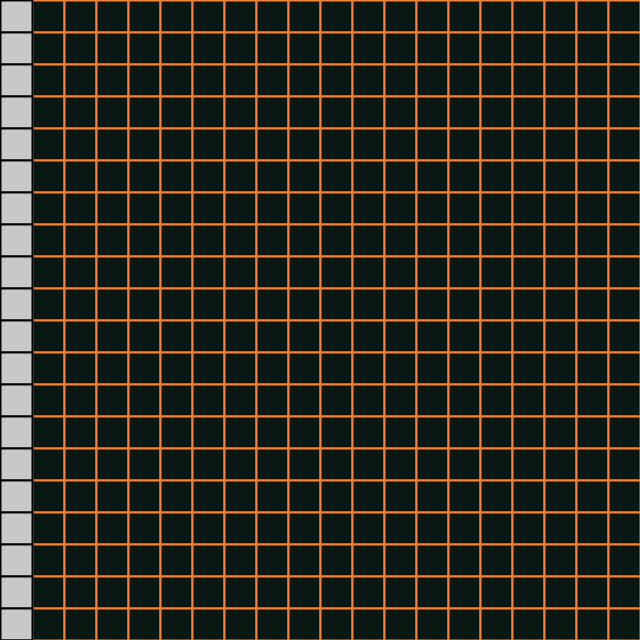
Frame 1 (no input)
Frame 60 (the mouse pressed at the canvas centre just before this capture): identical to frame 1, image omitted
Frame 120 (the mouse held since frame 60 and released just before this capture): identical to frame 1, image omitted

The Processing sketch that drew this single still picture (run headless with seeded random() and noise(); from frame 60 on, the mouse is pressed at the canvas centre):

// Processing sketch: processing_97868
// ── processing_97868.pde

static Box[] boxes;
static int partitions = 20;
Grid g;

void setup() {
  //size(displayWidth, displayWidth);
  size(640, 640);
  int num = 35;
  g = new Grid(partitions);
  boxes = new Box[num];
  for(int i=0; i<num; i++) {
    boxes[i] = new Box(0, i*width/partitions, width/partitions);
  }
}

void draw() {
  background(153);
  g.display();
  for(int i=0; i<boxes.length; i++) {
    boxes[i].update();
    boxes[i].display();
  }
  
  
  
  fill(0);
}

void mouseReleased()  {
  for(int i=0; i<boxes.length; i++) {
    boxes[i].release();
  }
}

void mousePressed()  {
  for(int i=0; i<boxes.length; i++) {
    boxes[i].press();
  }
}
class Box {

  Point location;
  int boxWidth;
  boolean pressed;

  Box(int x, int y, int boxWidth) {
    location = new Point(x, y);

    this.boxWidth = boxWidth;
  }

  void release()
  {
    pressed = false;
  }

  void press()
  {
    if (overBox())
    {
      pressed = true;
    }
  }

  void update() {

    if (pressed) {
      location.x = mouseX - boxWidth/8;
      location.y = mouseY - boxWidth/8;
    }

    alignToBox();
  }

  void alignToBox()
  {
    for (int r = 0; r < width; r += width/partitions)
    {
      for (int c = 0; c < height; c += height/partitions)
      {
        if ( (location.x > r) && (location.x < r + width/partitions) && (location.y > c) && (location.y < c + height/partitions))
        {
          location.x = r;
          location.y = c;
        }
      }
    }
  }

  //TODO add what happens when another box is put on top of another
  boolean unoccupied()
  {
    return false;
  }

  boolean overBox() {
    if (mouseX >= location.x && mouseX <= location.x+boxWidth && mouseY >= location.y && mouseY <= location.y + boxWidth) {
      return true;
    } 
    else {
      return false;
    }
  }

  void display() {
    fill(200);
    stroke(0);
    if (pressed) {
      fill(100, 10, 10, 100);
      rect(location.x, location.y, boxWidth, boxWidth);
      fill(200);
      rect(location.x - 5, location.y - 5, boxWidth, boxWidth);
      fill(200, 50);
      line(location.x - 5, location.y - 5, location.x+boxWidth - 5, location.y+boxWidth - 5);
      line(location.x - 5, location.y+boxWidth - 5, location.x+boxWidth - 5, location.y - 5);
    }
    else
    {
      rect(location.x, location.y, boxWidth, boxWidth);
    }
  }
}

class Grid
{
  int partitionSize;
  
  Grid(int partitionSize)
  {
    this.partitionSize = partitionSize;
  }
  
  void display()
  {
    fill(10,24, 20);
    stroke(250,130, 50);
    strokeWeight(2);
    for(int r = 0; r < width; r += width/partitionSize)
    {
      for(int c = 0; c < height; c += height/partitionSize)
      {
        rect(r,c, width/partitionSize, height/partitionSize);
      }
    }
  }
    
}
class Point
{

  float x;
  float y;

  Point(float x, float y)
  {
    this.x = x;
    this.y = y;
  }

  float getX()
  {
    return this.x;
  }

  float getY()
  {
    return this.y;
  }
}
